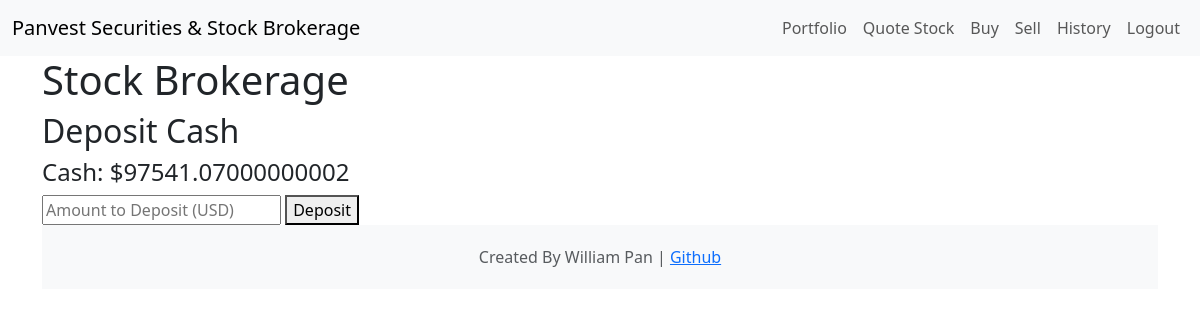
The app's page /deposit (signed in), older data.
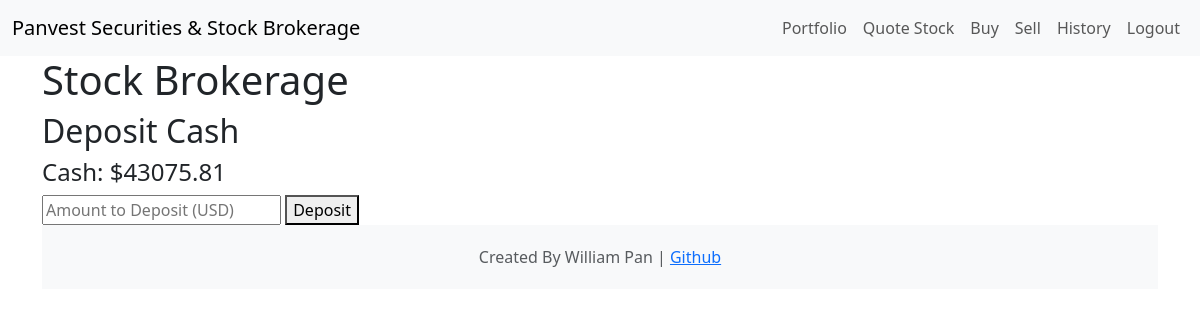
The same page, newer data.
### app.py (models this page shows)
class User(db.Model):
    id = db.Column(db.Integer, primary_key=True)
    username = db.Column(db.String(80), unique=True, nullable=False)
    hash_password = db.Column(db.String(128), nullable=False)
    cash = db.Column(db.Float, default=0.0, nullable =False)

### app.py (the view)
@app.route("/deposit", methods=["GET","POST"])
@require_login
def depsoit():
    if request.method == "POST":
        cash_to_deposit = request.form.get("cash_to_deposit")
        user = db.session.execute(db.select(User).filter_by(id=session["user_id"])).scalar_one_or_none()
        current_cash = user.cash
        new_cash = current_cash + float(cash_to_deposit)
        user.cash = new_cash
        db.session.commit()
        return redirect("/")
    else:
        user = db.session.execute(db.select(User).filter_by(id=session["user_id"])).scalar_one_or_none()
        current_cash = user.cash
        return render_template("deposit.html", current_cash=current_cash, active_page='deposit')

### app.py (called while the page is built)
@app.after_request
def after_request(response):
    response.headers["Cache-Control"] = "no-cache, no-store, must-revalidate"
    response.headers["Expires"] = 0
    response.headers["Pragma"] = "no-cache"
    return response

### login.py (called while the page is built)
def require_login(function):
    @wraps(function)
    def decorated_function(*args, **kwargs):
        if session.get("user_id") is None:
            return redirect("/login")
        return function(*args, **kwargs)
    return decorated_function

### templates/deposit.html (shortened to what this page needs)
{% extends "base.html" %}
{% block header %}
    Deposit Cash
{% endblock %}
{% block body %}
<h4>Cash: ${{current_cash}}</h4>
<form action="/deposit" method="post">
    <input autocomplete="off" name="cash_to_deposit" placeholder="Amount to Deposit (USD)" type="number" step = "0.01" min="0" required>
    <button type="submit">Deposit</button>
</form>
{% endblock %}

### templates/base.html (shortened to what this page needs)
<!DOCTYPE html>
<html lang="en">
<head>
    <link href="/static/styles.css" rel="stylesheet">
    <link href="https://cdn.jsdelivr.net/npm/bootstrap@5.3.0/dist/css/bootstrap.min.css" rel="stylesheet">
</head>
<body>
  <div class="wrapper">
    <nav class="navbar navbar-expand-lg bg-body-tertiary">
        <div class="container-fluid">
          <a class="navbar-brand" {% if session["user_id"] %} href="/" {% else %} href="/login" {% endif %}>Panvest Securities & Stock Brokerage</a>
          <div class="collapse navbar-collapse" id="navbarNavAltMarkup">
            <div class="navbar-nav ms-auto">
              {% if session["user_id"] %}
                <a class="nav-link {% if active_page == 'portfolio' %}active{% endif %}" {% if active_page == 'portfolio' %}aria-current="page"{% endif %} href="/">Portfolio</a>
                <a class="nav-link {% if active_page == 'quote' %}active{% endif %}" {% if active_page == 'quote' %}aria-current="page"{% endif %} href="/quote">Quote Stock</a>
                <a class="nav-link {% if active_page == 'buy' %}active{% endif %}" {% if active_page == 'buy' %}aria-current="page"{% endif %} href="/buy">Buy</a>
                <a class="nav-link {% if active_page == 'sell' %}active{% endif %}" {% if active_page == 'sell' %}aria-current="page"{% endif %} href="/sell">Sell</a>
                <a class="nav-link {% if active_page == 'trade_history' %}active{% endif %}" {% if active_page == 'trade_history' %}aria-current="page"{% endif %} href="/trade_history">History</a>
                <a class="nav-link" href="/logout">Logout</a>
              {% endif %}
            </div>
          </div>
        </div>
      </nav>
    <div class="container content">
        <header>
            <h1>Stock Brokerage</h1>
            <h2>{% block header %} {% endblock %}</h2>
        </header>
        <main>
            {% block body %}
            {% endblock %}
        </main>
        <footer class="footer">
          <div class="container">
              <span class="text-muted">Created By William Pan | <a href="https://github.com/williampan22">Github</a></span>
          </div>
      </footer>
    </div>
  </div>
</body>
</html>

### static/styles.css (style rules this page uses)
body { font-family: helvetica; }
html, body { height: 100%; margin: 0; }
.wrapper { display: flex; flex-direction: column; min-height: 100vh; }
.content { flex: 1; }
.footer { background-color: #f8f9fa; padding: 20px 0; margin-top: auto; text-align: center; }

Row changes from the older to the newer data that the page shows:
changed User: cash "97541.07000000002" → "43075.81"
